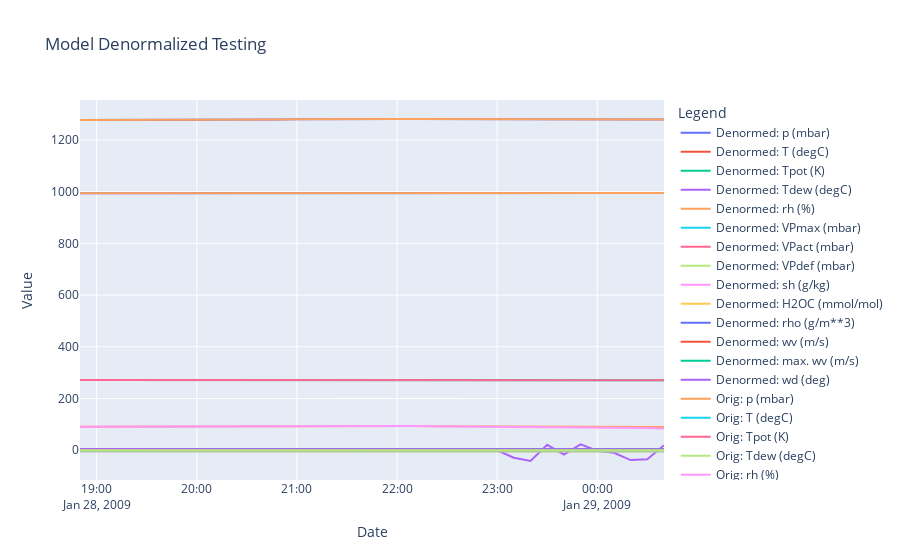

The code cell stored with this chart in its notebook:
### Markdown cell above
# Denormalization Checks

### Code cell
# We should be able to take any slice of the coilnormed timeseries and reproduce
start_index = 4000
length = 36
end_index = start_index + length
df_test_slice = df_test.iloc[start_index:end_index,:]
coilnormed_df_test_slice = coilnormer.normalize(df_test_slice, fit_change=False)
initial_value_slice = df_test.iloc[start_index,:]

# Generate and segment the time series
series = coilnormed_df_test_slice.values

series_x = series[:-1,]

# Convert to tensors
segments_tensor_x = torch.tensor(series_x, dtype=torch.float).unsqueeze(0)

# Prepare inputs and targets
X = segments_tensor_x.to("cuda")


states = []
# Select the batch we want to make predictions for
batch = 0

# After what step do we want the coil to start making its own predictions?
prediction_step = 24

# Grab starting state tensor
state_tensor = X[:,0,:]

# How many steps do we want to run the coil overall?
max_steps = length - 1

states.append(state_tensor[batch,:])
batch_size = X.shape[0]
transition_tensor = torch.softmax(torch.zeros(batch_size, n_features, n_features), dim = 1).to("cuda")
for step_state in range(1,max_steps):
    state_tensor, transition_tensor = model.step_coil(state_tensor, transition_tensor)
    if step_state <= prediction_step:
        state_tensor = X[:,step_state,:]
    states.append(state_tensor[batch,:])
    
# Move state dynamics to CPU
data = [row.to('cpu').detach().numpy() for row in states]

for index, dat_in in enumerate(data):
    coilnormed_df_test_slice.iloc[index,:] = dat_in
    
denormed_slice = coilnormer.denormalize(coilnormed_df_test_slice,initial_value_slice)


# Sample data creation
df1 = denormed_slice
df2 = df_test_slice

# Plotting
fig = go.Figure()

# Add traces for the first dataframe
for column in df1.columns:
    fig.add_trace(go.Scatter(x=df2.index, y=df1[column], mode='lines', name=f'Denormed: {column}'))

# Add traces for the second dataframe
for column in df2.columns:
    fig.add_trace(go.Scatter(x=df2.index, y=df2[column], mode='lines', name=f'Orig: {column}'))

# Update layout
fig.update_layout(title='Model Denormalized Testing',
                  xaxis_title='Date',
                  yaxis_title='Value',
                  legend_title='Legend',
                  hovermode='x unified')

# Show the plot
fig.show()
